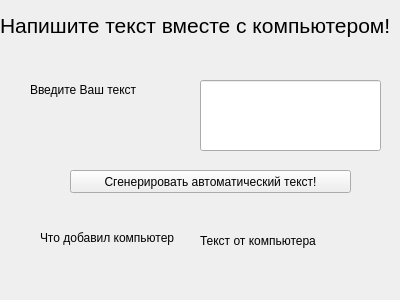
<?xml version="1.0" encoding="UTF-8"?>
<ui version="4.0">
 <class>Form</class>
 <widget class="QWidget" name="Form">
  <property name="geometry">
   <rect>
    <x>0</x>
    <y>0</y>
    <width>400</width>
    <height>300</height>
   </rect>
  </property>
  <property name="windowTitle">
   <string>Form</string>
  </property>
  <widget class="QLabel" name="label">
   <property name="geometry">
    <rect>
     <x>0</x>
     <y>0</y>
     <width>391</width>
     <height>51</height>
    </rect>
   </property>
   <property name="font">
    <font>
     <pointsize>16</pointsize>
    </font>
   </property>
   <property name="text">
    <string>Напишите текст вместе с компьютером!  </string>
   </property>
  </widget>
  <widget class="QLabel" name="label_2">
   <property name="geometry">
    <rect>
     <x>30</x>
     <y>80</y>
     <width>141</width>
     <height>20</height>
    </rect>
   </property>
   <property name="text">
    <string>Введите Ваш текст</string>
   </property>
  </widget>
  <widget class="QLabel" name="label_3">
   <property name="geometry">
    <rect>
     <x>40</x>
     <y>230</y>
     <width>141</width>
     <height>16</height>
    </rect>
   </property>
   <property name="text">
    <string>Что добавил компьютер</string>
   </property>
  </widget>
  <widget class="QLineEdit" name="lineEdit">
   <property name="geometry">
    <rect>
     <x>200</x>
     <y>80</y>
     <width>181</width>
     <height>71</height>
    </rect>
   </property>
  </widget>
  <widget class="QLabel" name="label_4">
   <property name="geometry">
    <rect>
     <x>200</x>
     <y>210</y>
     <width>181</width>
     <height>61</height>
    </rect>
   </property>
   <property name="text">
    <string>Текст от компьютера</string>
   </property>
  </widget>
  <widget class="QPushButton" name="pushButton">
   <property name="geometry">
    <rect>
     <x>70</x>
     <y>170</y>
     <width>281</width>
     <height>23</height>
    </rect>
   </property>
   <property name="text">
    <string>Сгенерировать автоматический текст!</string>
   </property>
  </widget>
 </widget>
 <resources/>
 <connections/>
</ui>
